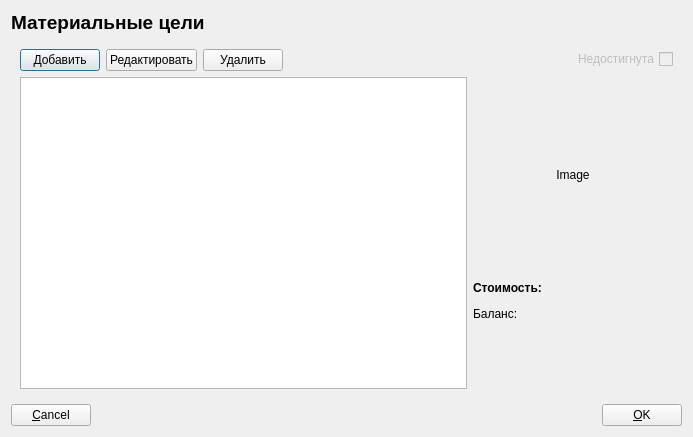
<?xml version="1.0" encoding="UTF-8"?>
<ui version="4.0">
 <class>GoalsDialog</class>
 <widget class="QDialog" name="GoalsDialog">
  <property name="geometry">
   <rect>
    <x>0</x>
    <y>0</y>
    <width>693</width>
    <height>437</height>
   </rect>
  </property>
  <property name="windowTitle">
   <string>Цели</string>
  </property>
  <property name="windowIcon">
   <iconset resource="resources.qrc">
    <normaloff>:/money_management.ico</normaloff>:/money_management.ico</iconset>
  </property>
  <layout class="QVBoxLayout" name="verticalLayout_3">
   <item>
    <widget class="QLabel" name="lbGoals">
     <property name="font">
      <font>
       <pointsize>14</pointsize>
       <weight>75</weight>
       <bold>true</bold>
      </font>
     </property>
     <property name="text">
      <string>Материальные цели</string>
     </property>
    </widget>
   </item>
   <item>
    <widget class="QStackedWidget" name="swPages">
     <property name="currentIndex">
      <number>0</number>
     </property>
     <widget class="QWidget" name="pgView">
      <layout class="QVBoxLayout" name="verticalLayout_4">
       <item>
        <layout class="QHBoxLayout" name="horizontalLayout_3">
         <item>
          <layout class="QVBoxLayout" name="verticalLayout">
           <item>
            <layout class="QHBoxLayout" name="horizontalLayout">
             <item>
              <widget class="QPushButton" name="btnAddGoal">
               <property name="text">
                <string>Добавить</string>
               </property>
              </widget>
             </item>
             <item>
              <widget class="QPushButton" name="btnEditGoal">
               <property name="text">
                <string>Редактировать</string>
               </property>
              </widget>
             </item>
             <item>
              <widget class="QPushButton" name="btnRemoveGoal">
               <property name="text">
                <string>Удалить</string>
               </property>
              </widget>
             </item>
             <item>
              <spacer name="horizontalSpacer_2">
               <property name="orientation">
                <enum>Qt::Horizontal</enum>
               </property>
               <property name="sizeHint" stdset="0">
                <size>
                 <width>40</width>
                 <height>20</height>
                </size>
               </property>
              </spacer>
             </item>
            </layout>
           </item>
           <item>
            <widget class="QListView" name="lvGoals"/>
           </item>
          </layout>
         </item>
         <item>
          <layout class="QVBoxLayout" name="verticalLayout_2">
           <item>
            <widget class="QCheckBox" name="cbCompleted">
             <property name="enabled">
              <bool>false</bool>
             </property>
             <property name="layoutDirection">
              <enum>Qt::RightToLeft</enum>
             </property>
             <property name="text">
              <string>Недостигнута</string>
             </property>
            </widget>
           </item>
           <item>
            <widget class="QLabel" name="lbImage">
             <property name="sizePolicy">
              <sizepolicy hsizetype="Fixed" vsizetype="Fixed">
               <horstretch>0</horstretch>
               <verstretch>0</verstretch>
              </sizepolicy>
             </property>
             <property name="minimumSize">
              <size>
               <width>200</width>
               <height>200</height>
              </size>
             </property>
             <property name="maximumSize">
              <size>
               <width>200</width>
               <height>200</height>
              </size>
             </property>
             <property name="text">
              <string>Image</string>
             </property>
             <property name="alignment">
              <set>Qt::AlignCenter</set>
             </property>
            </widget>
           </item>
           <item>
            <widget class="QLabel" name="lbCost">
             <property name="sizePolicy">
              <sizepolicy hsizetype="Preferred" vsizetype="Fixed">
               <horstretch>0</horstretch>
               <verstretch>0</verstretch>
              </sizepolicy>
             </property>
             <property name="minimumSize">
              <size>
               <width>0</width>
               <height>20</height>
              </size>
             </property>
             <property name="maximumSize">
              <size>
               <width>16777215</width>
               <height>20</height>
              </size>
             </property>
             <property name="font">
              <font>
               <weight>75</weight>
               <bold>true</bold>
              </font>
             </property>
             <property name="text">
              <string>Стоимость:</string>
             </property>
             <property name="alignment">
              <set>Qt::AlignLeading|Qt::AlignLeft|Qt::AlignTop</set>
             </property>
            </widget>
           </item>
           <item>
            <widget class="QLabel" name="lbMoneyBalance">
             <property name="sizePolicy">
              <sizepolicy hsizetype="Preferred" vsizetype="Fixed">
               <horstretch>0</horstretch>
               <verstretch>0</verstretch>
              </sizepolicy>
             </property>
             <property name="minimumSize">
              <size>
               <width>0</width>
               <height>20</height>
              </size>
             </property>
             <property name="maximumSize">
              <size>
               <width>16777215</width>
               <height>20</height>
              </size>
             </property>
             <property name="text">
              <string>Баланс:</string>
             </property>
             <property name="alignment">
              <set>Qt::AlignLeading|Qt::AlignLeft|Qt::AlignTop</set>
             </property>
            </widget>
           </item>
           <item>
            <spacer name="verticalSpacer">
             <property name="orientation">
              <enum>Qt::Vertical</enum>
             </property>
             <property name="sizeHint" stdset="0">
              <size>
               <width>20</width>
               <height>40</height>
              </size>
             </property>
            </spacer>
           </item>
          </layout>
         </item>
        </layout>
       </item>
      </layout>
     </widget>
     <widget class="QWidget" name="pgEdit">
      <layout class="QVBoxLayout" name="verticalLayout_9">
       <item>
        <layout class="QHBoxLayout" name="horizontalLayout_4">
         <item>
          <widget class="QLabel" name="lbGoalCaption">
           <property name="sizePolicy">
            <sizepolicy hsizetype="Preferred" vsizetype="Preferred">
             <horstretch>0</horstretch>
             <verstretch>0</verstretch>
            </sizepolicy>
           </property>
           <property name="minimumSize">
            <size>
             <width>0</width>
             <height>0</height>
            </size>
           </property>
           <property name="text">
            <string>Цель</string>
           </property>
          </widget>
         </item>
         <item>
          <widget class="QLineEdit" name="leGoalCaption"/>
         </item>
        </layout>
       </item>
       <item>
        <layout class="QHBoxLayout" name="horizontalLayout_5">
         <item>
          <layout class="QVBoxLayout" name="verticalLayout_6">
           <item>
            <widget class="QLabel" name="lbGoalText">
             <property name="sizePolicy">
              <sizepolicy hsizetype="Fixed" vsizetype="Preferred">
               <horstretch>0</horstretch>
               <verstretch>0</verstretch>
              </sizepolicy>
             </property>
             <property name="minimumSize">
              <size>
               <width>80</width>
               <height>0</height>
              </size>
             </property>
             <property name="text">
              <string>Описание</string>
             </property>
             <property name="alignment">
              <set>Qt::AlignLeading|Qt::AlignLeft|Qt::AlignTop</set>
             </property>
            </widget>
           </item>
           <item>
            <widget class="QTextEdit" name="teGoalText"/>
           </item>
          </layout>
         </item>
         <item>
          <layout class="QVBoxLayout" name="verticalLayout_8">
           <item>
            <layout class="QVBoxLayout" name="verticalLayout_7">
             <item>
              <widget class="QLabel" name="lbGoalImage">
               <property name="sizePolicy">
                <sizepolicy hsizetype="Fixed" vsizetype="Fixed">
                 <horstretch>0</horstretch>
                 <verstretch>0</verstretch>
                </sizepolicy>
               </property>
               <property name="minimumSize">
                <size>
                 <width>200</width>
                 <height>200</height>
                </size>
               </property>
               <property name="maximumSize">
                <size>
                 <width>200</width>
                 <height>200</height>
                </size>
               </property>
               <property name="text">
                <string>Изображение</string>
               </property>
               <property name="alignment">
                <set>Qt::AlignCenter</set>
               </property>
              </widget>
             </item>
             <item>
              <widget class="QPushButton" name="btnGoalLoadImage">
               <property name="text">
                <string>Прикрепить</string>
               </property>
              </widget>
             </item>
             <item>
              <layout class="QVBoxLayout" name="verticalLayout_5">
               <item>
                <widget class="QLabel" name="lbGoalCost">
                 <property name="sizePolicy">
                  <sizepolicy hsizetype="Preferred" vsizetype="Preferred">
                   <horstretch>0</horstretch>
                   <verstretch>0</verstretch>
                  </sizepolicy>
                 </property>
                 <property name="minimumSize">
                  <size>
                   <width>0</width>
                   <height>0</height>
                  </size>
                 </property>
                 <property name="text">
                  <string>Цена</string>
                 </property>
                </widget>
               </item>
               <item>
                <widget class="QLineEdit" name="leGoalCost">
                 <property name="sizePolicy">
                  <sizepolicy hsizetype="Fixed" vsizetype="Fixed">
                   <horstretch>0</horstretch>
                   <verstretch>0</verstretch>
                  </sizepolicy>
                 </property>
                 <property name="minimumSize">
                  <size>
                   <width>200</width>
                   <height>0</height>
                  </size>
                 </property>
                </widget>
               </item>
               <item>
                <spacer name="verticalSpacer_2">
                 <property name="orientation">
                  <enum>Qt::Vertical</enum>
                 </property>
                 <property name="sizeHint" stdset="0">
                  <size>
                   <width>20</width>
                   <height>40</height>
                  </size>
                 </property>
                </spacer>
               </item>
              </layout>
             </item>
            </layout>
           </item>
          </layout>
         </item>
        </layout>
       </item>
      </layout>
     </widget>
    </widget>
   </item>
   <item>
    <layout class="QHBoxLayout" name="horizontalLayout_2">
     <item>
      <widget class="QPushButton" name="btnBack">
       <property name="text">
        <string>&amp;Cancel</string>
       </property>
      </widget>
     </item>
     <item>
      <spacer name="horizontalSpacer">
       <property name="orientation">
        <enum>Qt::Horizontal</enum>
       </property>
       <property name="sizeHint" stdset="0">
        <size>
         <width>40</width>
         <height>20</height>
        </size>
       </property>
      </spacer>
     </item>
     <item>
      <widget class="QPushButton" name="btnDone">
       <property name="text">
        <string>&amp;OK</string>
       </property>
      </widget>
     </item>
    </layout>
   </item>
  </layout>
 </widget>
 <resources>
  <include location="resources.qrc"/>
 </resources>
 <connections/>
</ui>
